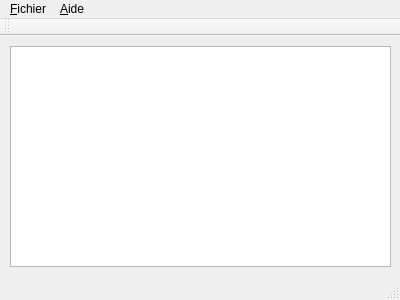
<?xml version="1.0" encoding="UTF-8"?>
<ui version="4.0">
 <class>MainWindow</class>
 <widget class="QMainWindow" name="MainWindow">
  <property name="geometry">
   <rect>
    <x>0</x>
    <y>0</y>
    <width>400</width>
    <height>300</height>
   </rect>
  </property>
  <property name="windowTitle">
   <string>MainWindow</string>
  </property>
  <widget class="QWidget" name="centralWidget">
   <widget class="QPlainTextEdit" name="plainTextEdit">
    <property name="geometry">
     <rect>
      <x>10</x>
      <y>10</y>
      <width>381</width>
      <height>221</height>
     </rect>
    </property>
   </widget>
  </widget>
  <widget class="QMenuBar" name="menuBar">
   <property name="geometry">
    <rect>
     <x>0</x>
     <y>0</y>
     <width>400</width>
     <height>22</height>
    </rect>
   </property>
   <widget class="QMenu" name="menuFichier">
    <property name="title">
     <string>&amp;Fichier</string>
    </property>
    <addaction name="actionOuvrir"/>
    <addaction name="actionQuitter"/>
    <addaction name="separator"/>
    <addaction name="actionFichiers_r_cents"/>
    <addaction name="separator"/>
   </widget>
   <widget class="QMenu" name="menuAide">
    <property name="title">
     <string>&amp;Aide</string>
    </property>
    <addaction name="action_A_propos"/>
   </widget>
   <addaction name="menuFichier"/>
   <addaction name="menuAide"/>
  </widget>
  <widget class="QToolBar" name="mainToolBar">
   <attribute name="toolBarArea">
    <enum>TopToolBarArea</enum>
   </attribute>
   <attribute name="toolBarBreak">
    <bool>false</bool>
   </attribute>
  </widget>
  <widget class="QStatusBar" name="statusBar"/>
  <action name="actionOuvrir">
   <property name="text">
    <string>&amp;Ouvrir</string>
   </property>
  </action>
  <action name="actionQuitter">
   <property name="text">
    <string>&amp;Quitter</string>
   </property>
  </action>
  <action name="actionFichiers_r_cents">
   <property name="text">
    <string>&amp;Fichiers récents</string>
   </property>
  </action>
  <action name="action_A_propos">
   <property name="text">
    <string>&amp;A propos</string>
   </property>
  </action>
 </widget>
 <layoutdefault spacing="6" margin="11"/>
 <resources/>
 <connections/>
</ui>
